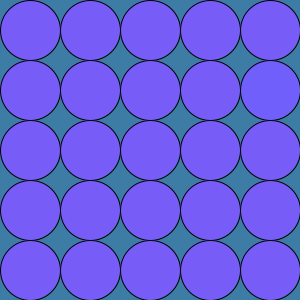
Frame 1 (no input)
Frame 60 (the mouse pressed at the canvas centre just before this capture): identical to frame 1, image omitted
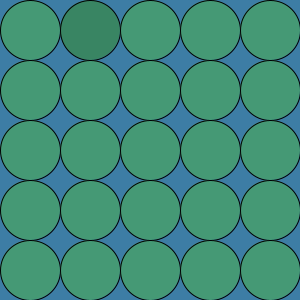
Frame 120 (the mouse held since frame 60 and released just before this capture)

The Processing sketch that drew these frames (run headless with seeded random() and noise(); from frame 60 on, the mouse is pressed at the canvas centre):

// Processing sketch: week03_9
// ── week03_9.pde
void setup(){
  size(300,300);
  colorMode(HSB,360,100,100);
  chooseColor();
}
void mousePressed(){
  chooseColor();
}
int I,J;
float h,s,b ,dh,ds,db;
void chooseColor(){
  h = random(50,360);
  s = random(50,100);
  b = random(50,100);
  I = int(random(5));
  J = int(random(5));
  dh = random(-10,+10);
  ds = random(-10,+10);
  db = random(-10,+10);
  
}
void draw(){
  background(203,63,65);
  for(int i=0;i<5;i++){
    for(int j=0;j<5;j++){
      if(i==I && j==J) fill(h+dh, s+ds, b+db);
      else fill(h,s,b);
      ellipse(30+j*60,30+i*60,60,60);
    }
  }
}
